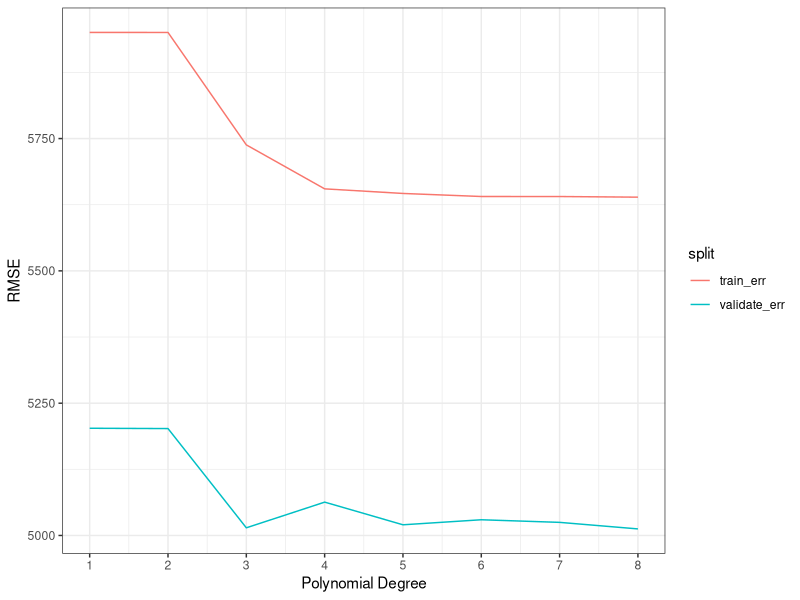
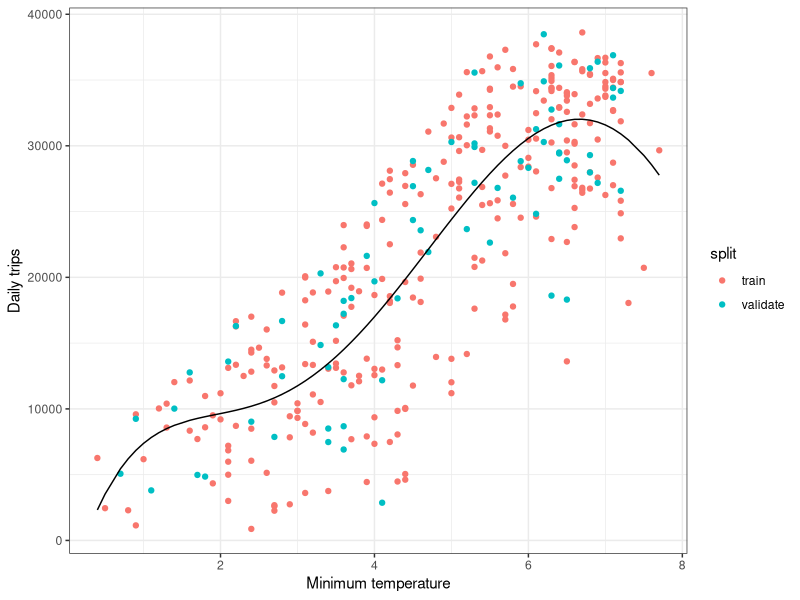
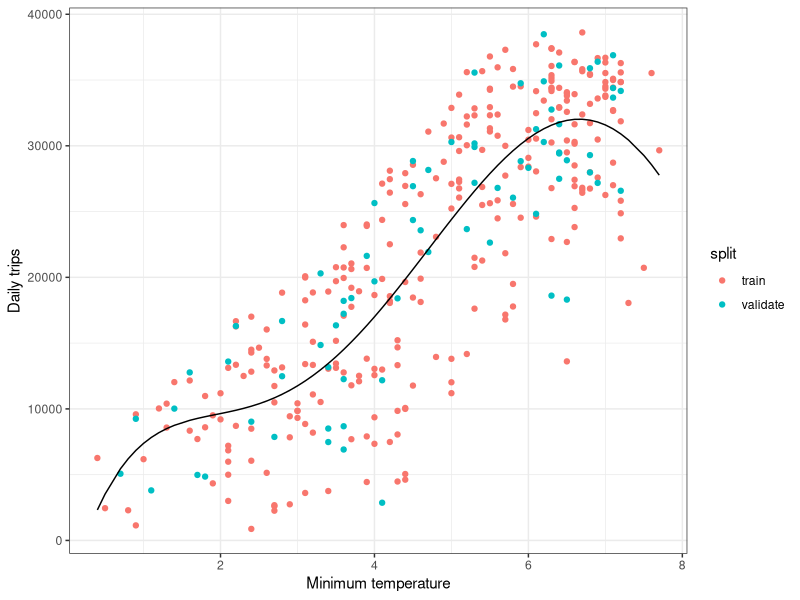
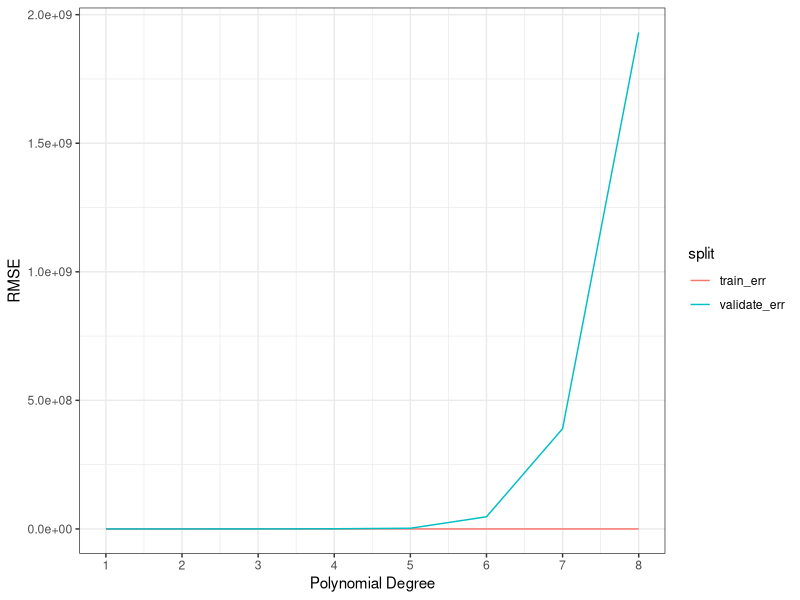
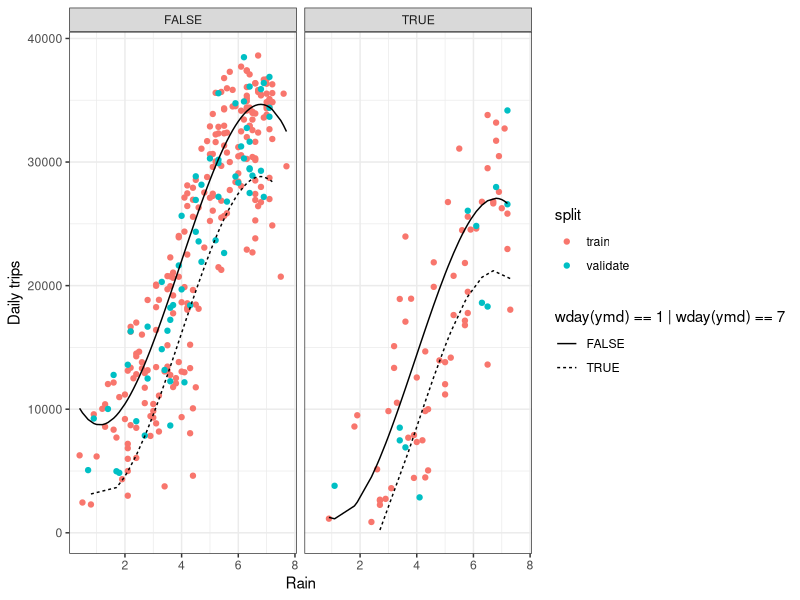

Generate these figures, in order, with R:
## ---- chunk 1
knitr::opts_chunk$set(echo = TRUE)
library(tidyverse)
library(scales)
library(modelr)
library(lubridate)

theme_set(theme_bw())
## ---- chunk 2
trips_per_day <- read_tsv('trips_per_day.tsv')
# Debugger: head(trips_per_day)

## ---- chunk 3
# Randomization Seed
set.seed(42)

# Creating the training data at 80%
num_days <- nrow(trips_per_day)
frac_train <- 0.8
num_train <- floor(num_days * frac_train)

# randomly sample rows for the training set 
randsamp <- sample(1:num_days, num_train, replace=F)

# used to fit the model
trips_per_day_train <- trips_per_day[randsamp, ]

# used to evaluate the fit
trips_per_day_validate <- trips_per_day[-randsamp, ]
## ---- chunk 4
K <- 1:8
train_err <- c()
validate_err <- c()

for (k in K) {
  
    # fit on the training data
    model <- lm(num_trips ~ poly(tmin, k, raw = T), data=trips_per_day_train)
    
    # evaluate on the training data
    train_err[k] <- sqrt(mean((predict(model, trips_per_day_train) - trips_per_day_train$num_trips)^2))

    # evaluate on the validate data
    validate_err[k] <- sqrt(mean((predict(model, trips_per_day_validate) - trips_per_day_validate$num_trips)^2))
}
## ---- chunk 5
plot_data <- data.frame(K, train_err, validate_err) %>%
  gather("split", "error", -K)

ggplot(plot_data, aes(x=K, y=error, color=split)) +
  geom_line() +
  scale_x_continuous(breaks=K) +
  xlab('Polynomial Degree') +
  ylab('RMSE')
## ---- chunk 6
model <- lm(num_trips ~ poly(tmin, 5, raw = T), data = trips_per_day_train)

trips_per_day_train <- trips_per_day_train %>%
  add_predictions(model) %>%
  mutate(split = "train")
trips_per_day_validate <- trips_per_day_validate %>%
  add_predictions(model) %>%
  mutate(split = "validate")
plot_data <- bind_rows(trips_per_day_train, trips_per_day_validate)

ggplot(plot_data, aes(x = tmin, y = num_trips)) +
  geom_point(aes(color = split)) +
  geom_line(aes(y = pred)) +
  xlab('Minimum temperature') +
  ylab('Daily trips') +
  scale_y_continuous()
## ---- chunk 7

model <- lm(num_trips ~ poly(tmin, 5, raw = T), data = trips_per_day_train)

trips_per_day_train <- trips_per_day_train %>%
  add_predictions(model) %>%
  mutate(split = "train")
trips_per_day_validate <- trips_per_day_validate %>%
  add_predictions(model) %>%
  mutate(split = "validate")
plot_data <- bind_rows(trips_per_day_train, trips_per_day_validate)

ggplot(plot_data, aes(x = tmin, y = num_trips)) +
  geom_point(aes(color = split)) +
  geom_line(aes(y = pred)) +
  xlab('Minimum temperature') +
  ylab('Daily trips') +
  scale_y_continuous()

## ---- chunk 8
#tripz = trips_per_day$num_trips
#tmin = trips_per_day$tmin
#temp_change <- (trips_per_day$tmax - trips_per_day$tmin)

K <- 1:8
train_err <- c()
validate_err <- c()

for (k in K) {
  
    # fit on the training data
    model <- lm(num_trips ~ poly(prcp, k, raw = T) + I(prcp > 0), data=trips_per_day_train)
    
    # evaluate on the training data
    train_err[k] <- sqrt(mean((predict(model, trips_per_day_train) - trips_per_day_train$num_trips)^2))

    # evaluate on the validate data
    validate_err[k] <- sqrt(mean((predict(model, trips_per_day_validate) - trips_per_day_validate$num_trips)^2))
}

#K <- 1:8
#train_err <- c()
#validate_err <- c()
#temp_change <- (trips_per_day$tmax - trips_per_day$tmin)

#ggplot(plot_data, aes(x=K, y=temp_change, color=split)) +
 # geom_line() +
 # scale_x_continuous(breaks=K) +
#  xlab('Polynomial Degree') +
 # ylab('RMSE')


#ggplot(plot_data, aes(x=temp_change, y=tripz, color=split)) +
  #geom_line() +
  #scale_x_continuous(breaks=temp_change) +
  #xlab('tempchange') +
  #ylab('RMSE')

# PREDICTED VALUE TABLE
#model <- lm(num_trips ~ poly(tmin, 3, raw = T), data = trips_per_day_train)
#pred_actual <- data.frame(pred = predict(model, trips_per_day_validate), actual = trips_per_day_validate$num_trips)
#pred_actual

# REGULAR PLOT
#ggplot(trips_per_day_validate, aes(x=tmin, y=num_trips)) + geom_point() + geom_line(aes(y = pred))
#model <- lm(num_trips ~ poly(tmin, 3, raw = T) + I(prcp > 0), data = trips_per_day_train)

# ADDED PRED COLUMN
#trips_per_day_validate$pred <- predict(model, trips_per_day_validate)
#trips_per_day_validate

# PLOT OF PRECIP
#ggplot(trips_per_day_validate, aes(x = tmin, y = num_trips, color = prcp > 0)) + geom_point() + geom_line(aes(y=pred))



## ---- chunk 9
plot_data <- data.frame(K, train_err, validate_err) %>%
  gather("split", "error", -K)

ggplot(plot_data, aes(x=K, y=error, color=split)) +
  geom_line() +
  scale_x_continuous(breaks=K) +
  xlab('Polynomial Degree') +
  ylab('RMSE')
## ---- chunk 10
model <- lm(num_trips ~ poly(tmin, 3, raw = T) + I(prcp > 0.1) + I(wday(ymd) == 1 | wday(ymd) == 7), data = trips_per_day_train)

trips_per_day_train <- trips_per_day_train %>%
  add_predictions(model) %>%
  mutate(split = "train")
trips_per_day_validate <- trips_per_day_validate %>%
  add_predictions(model) %>%
  mutate(split = "validate")
plot_data <- bind_rows(trips_per_day_train, trips_per_day_validate)

ggplot(plot_data, aes(x = tmin, y = num_trips)) +
  geom_point(aes(color = split)) +
  geom_line(aes(y = pred, linetype = wday(ymd) == 1 | wday(ymd) == 7)) +
  xlab('Rain') +
  ylab('Daily trips') +
  scale_y_continuous() +
  facet_wrap(~I(prcp > 0.1))


## ---- chunk 11

save(model, file = "citibike_model.RData")
